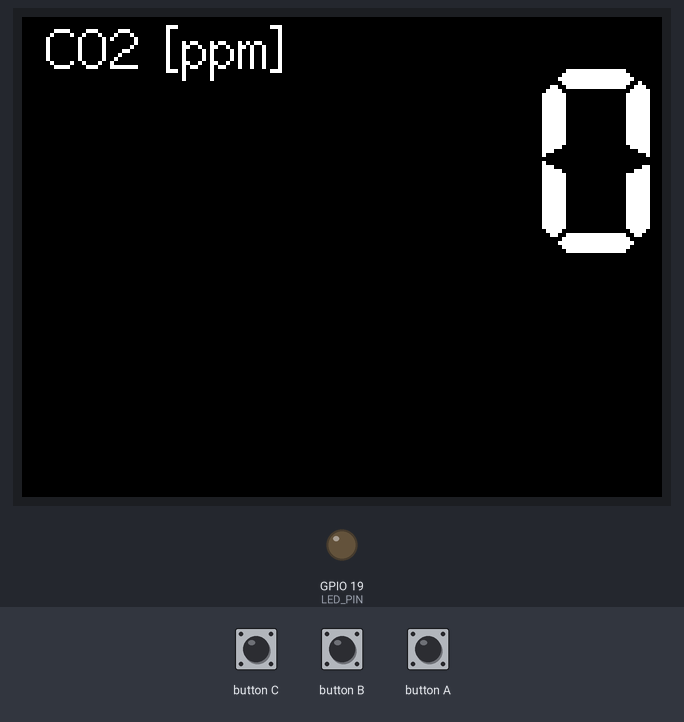
A sketch run on a simulated ESP32. On the bench: 320×240 colour display, output pins drawn as LEDs (lit = HIGH). The test bench sets the inputs (shaded band).

Above: at 1.4 s.
1.5 s: button A pressed for 0.15 s
Timing chart, 0 to 4.5 s (numbered marks = the images above; inputs shaded):
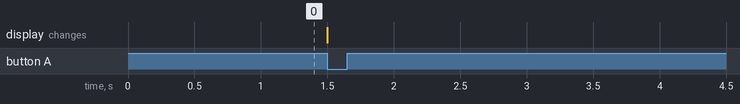

The sketch:

CO2.ino
```cpp
#include <M5Unified.h>    // 使用 M5StickC Plus 2 的库
#include "MHZ19.h"

#define RX_PIN 36                                          // MHZ19的Rx引脚
#define TX_PIN 26                                          // MHZ19的Tx引脚
#define BAUDRATE 9600                                      // MH-Z19默认波特率

#define LED_PIN 19                                         // LED 引脚
#define LCD_MODE_DIGIT 0                                   // 数字模式
#define LCD_MODE_GRAPH 1                                   // 图形模式

#define BRIGHTNESS 8                                       // 屏幕亮度

MHZ19 myMHZ19;                                             // MH-Z19 库对象
HardwareSerial mySerial(1);                                // 串口通信对象

bool lcdOn = true;                                         // 屏幕状态
int lcdMode = LCD_MODE_DIGIT;                             // 当前显示模式
int history = 0;                                          // 存储最近的 CO2 数据
unsigned long getDataTimer = 0;                          // 数据读取定时器

void setup() {
  M5.begin();                                             // 初始化 M5StickC Plus 2
  M5.Display.setBrightness(BRIGHTNESS);                   // 设置屏幕亮度

  Serial.begin(9600);                                     // 串口监视器，用于调试输出
  mySerial.begin(BAUDRATE, SERIAL_8N1, RX_PIN, TX_PIN);  // 初始化MH-Z19传感器的串口
  myMHZ19.begin(mySerial);                                // 初始化MH-Z19库
  myMHZ19.autoCalibration(true);                          // 开启自动校准

  M5.Display.setRotation(1);                              // 设置屏幕方向
  render();                                               // 渲染初始显示

  pinMode(LED_PIN, OUTPUT);                               // 初始化 LED 引脚
}

void loop() {
  auto now = millis();
  M5.update();                                            // 更新按键状态

  // 切换显示模式
  if (M5.BtnA.wasPressed()) {
    lcdMode = (lcdMode + 1) % 2;
    render();
  }

  // 控制屏幕开关
  if (M5.BtnB.wasPressed()) {
    lcdOn = !lcdOn;
    M5.Display.setBrightness(lcdOn ? BRIGHTNESS : 0);
    if (lcdOn) render();                                  // 恢复显示
  }

  // 每15秒读取一次 CO2 数据
  if (now - getDataTimer >= 30000) {                     // 简单的定时器逻辑
    int CO2 = myMHZ19.getCO2();                          // 获取 CO2 浓度
    Serial.print("CO2 (ppm): ");
    Serial.println(CO2);

    // LED控制：如果CO2浓度超过1200ppm，开启LED
    digitalWrite(LED_PIN, CO2 >= 1200 ? HIGH : LOW);

    history = CO2;                                       // 更新最近的 CO2 数据
    render();                                            // 更新显示

    getDataTimer = now;                                  // 重置定时器
  }
}

void render() {
  if (!lcdOn) return;                                    // 如果屏幕关闭，直接返回

  // 清除屏幕
  M5.Display.fillRect(0, 0, M5.Display.width(), M5.Display.height(), BLACK);
  M5.Display.setTextSize(2);

  switch (lcdMode) {
    case LCD_MODE_DIGIT:
      M5.Display.drawString("CO2 [ppm]", 12, 0, 2);
      M5.Display.drawRightString(String(history), M5.Display.width(), 24, 7);
      break;
    case LCD_MODE_GRAPH:
      // 可根据需求添加图形显示代码
      break;
  }
}
```
